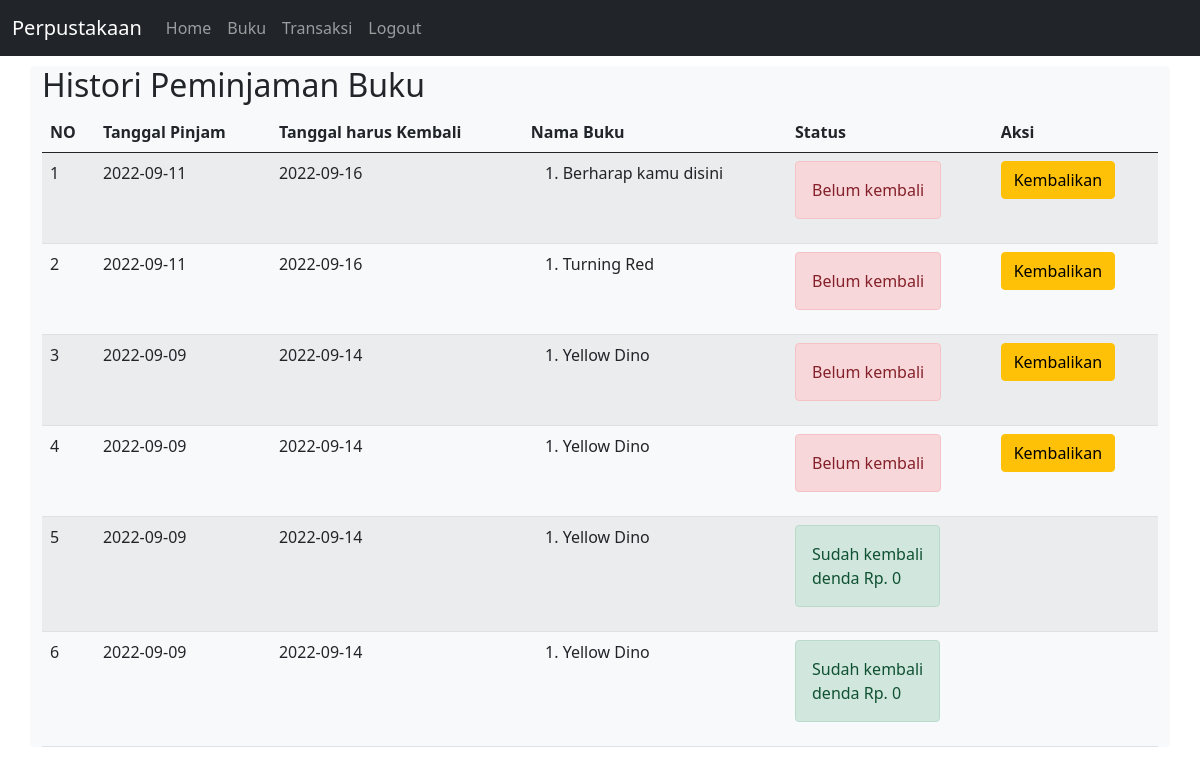
The app's page /histori_peminjaman.php (signed in) with its own data.
### tables this page shows
CREATE TABLE `peminjaman_buku1` (
  `id_peminjaman_buku` int(11) NOT NULL,
  `id_siswa` int(11) NOT NULL,
  `tanggal_pinjam` date NOT NULL,
  `tanggal_kembali` date NOT NULL
);

CREATE TABLE `detail_peminjaman1` (
  `id_detail_peminjaman_buku` int(11) NOT NULL,
  `id_peminjaman_buku` int(11) NOT NULL,
  `id_buku` int(11) NOT NULL,
  `qty` int(11) NOT NULL
);

CREATE TABLE `buku1` (
  `id_buku` int(11) NOT NULL,
  `nama_buku` varchar(100) NOT NULL,
  `pengarang` varchar(100) NOT NULL,
  `deskripsi` text NOT NULL,
  `foto` varchar(255) NOT NULL
);

CREATE TABLE `pengembalian_buku1` (
  `id_pengembalian_buku` int(11) NOT NULL,
  `id_peminjaman_buku` int(11) NOT NULL,
  `tanggal_pengembalian` date NOT NULL,
  `denda` int(11) NOT NULL
);

### histori_peminjaman.php (the view)
<?php
include "header.php";
?>
<h2>Histori Peminjaman Buku</h2>
<table class="table table-hover table-striped">
    <thead>
        <th>NO</th><th>Tanggal Pinjam</th><th>Tanggal harus Kembali</th><th>Nama Buku</th><th>Status</th><th>Aksi</th>
    </thead>
    <tbody>
        <?php
        include "koneksi.php";
        $qry_histori=mysqli_query($conn,"select * from peminjaman_buku1 order by id_peminjaman_buku desc");
        $no=0;
        while($dt_histori=mysqli_fetch_array($qry_histori)){
            $no++;
            $buku_dipinjam="<ol>";
            $qry_buku=mysqli_query($conn,"select * from  detail_peminjaman1 join buku1 on buku1.id_buku=detail_peminjaman1.id_buku where id_peminjaman_buku = '".$dt_histori['id_peminjaman_buku']."'");
            while($dt_buku=mysqli_fetch_array($qry_buku)){
                $buku_dipinjam.="<li>".$dt_buku['nama_buku']."</li>";
            }
            $buku_dipinjam.="</ol>";
            $qry_cek_kembali=mysqli_query($conn,"select * from pengembalian_buku1 where id_peminjaman_buku = '".$dt_histori['id_peminjaman_buku']."'");
            if(mysqli_num_rows($qry_cek_kembali)>0){
                $dt_kembali=mysqli_fetch_array($qry_cek_kembali);
                $denda="denda Rp. ".$dt_kembali['denda'];
                $status_kembali="<label class='alert alert-success'>Sudah kembali <br>".$denda."</label>";
                $button_kembali="";
            } else {
                $status_kembali="<label class='alert alert-danger'>Belum kembali</label>";
                $button_kembali="<a href='kembali.php?id=".$dt_histori['id_peminjaman_buku']."' class='btn btn-warning' onclick='return confirm(\"hello\")'>Kembalikan</a>";
            }
            ?>
            <tr>
                <td><?=$no?></td><td><?=$dt_histori['tanggal_pinjam']?></td><td><?=$dt_histori['tanggal_kembali']?></td><td><?=$buku_dipinjam?></td><td><?=$status_kembali?></td><td><?=$button_kembali?></td>
            </tr>
            <?php
        }
        ?>
    </tbody>
</table>
<?php
    include "footer.php";
?>

### records on screen
peminjaman_buku1: tanggal_pinjam "2022-09-11", tanggal_kembali "2022-09-16", shows "Belum kembali"
detail_peminjaman1: id_buku.nama_buku "Berharap kamu disini"
peminjaman_buku1: tanggal_pinjam "2022-09-11", tanggal_kembali "2022-09-16", shows "Belum kembali"
detail_peminjaman1: id_buku.nama_buku "Turning Red"
peminjaman_buku1: tanggal_pinjam "2022-09-09", tanggal_kembali "2022-09-14", shows "Belum kembali"
detail_peminjaman1: id_buku.nama_buku "Yellow Dino"
peminjaman_buku1: tanggal_pinjam "2022-09-09", tanggal_kembali "2022-09-14", shows "Belum kembali"
detail_peminjaman1: id_buku.nama_buku "Yellow Dino"
peminjaman_buku1: tanggal_pinjam "2022-09-09", tanggal_kembali "2022-09-14", pengembalian_buku1.denda "denda Rp. 0"
detail_peminjaman1: id_buku.nama_buku "Yellow Dino"
peminjaman_buku1: tanggal_pinjam "2022-09-09", tanggal_kembali "2022-09-14", pengembalian_buku1.denda "denda Rp. 0"
detail_peminjaman1: id_buku.nama_buku "Yellow Dino"
